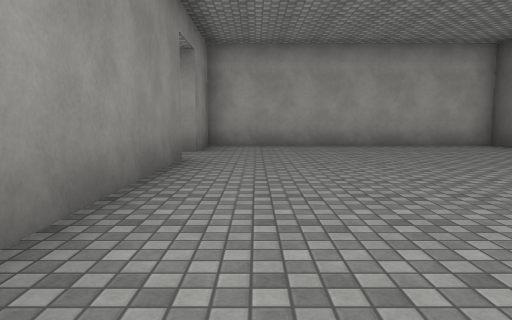
View 1 (above)

13 first-person views from a walk through a 3-D level made in the Unity game engine. The camera is 1.2 m above the floor, tilts 6° down and sees 70° across. The floor is counted in squares, 2 m on a side. Each view is taken from the middle of a square. On the plan, view 1 faces up. The plan holds only what a view shows up to about 10 squares ahead; the rest is blank. The place goes on beyond the plan. The player is left out. Surface patterns are stand-ins for the level's own textures.

View 2
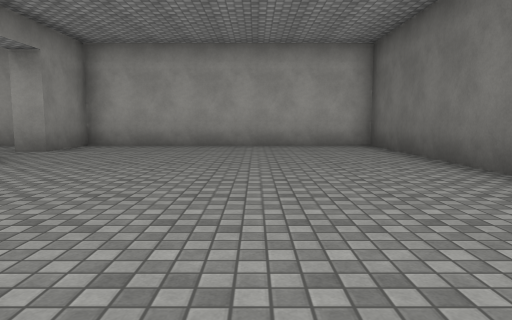

View 3
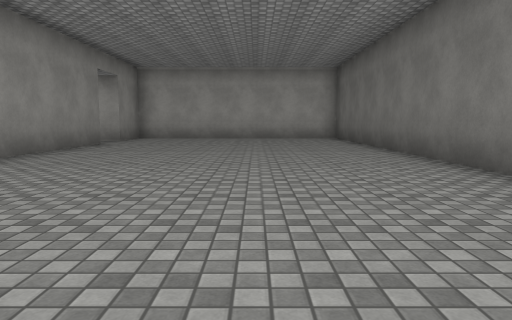

View 4
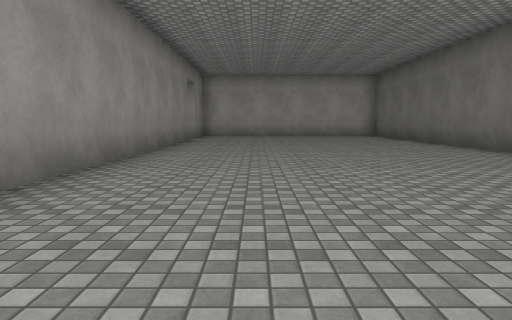

View 5
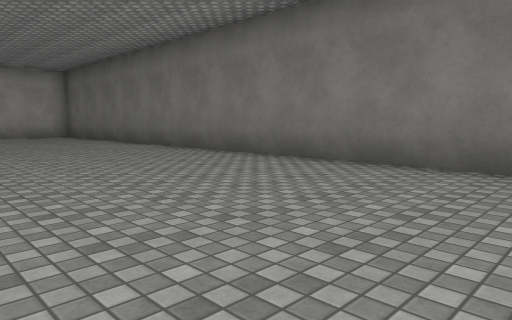

View 6
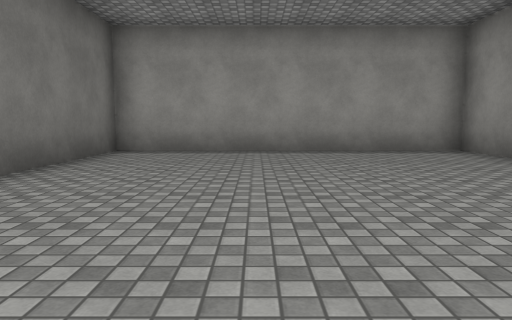

View 7
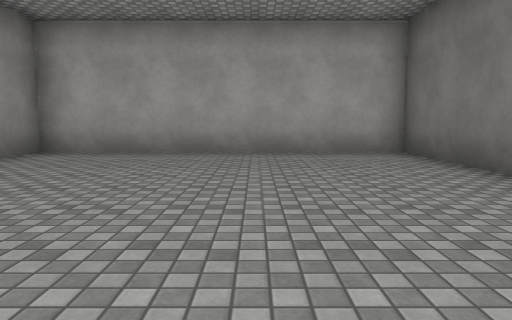

View 8
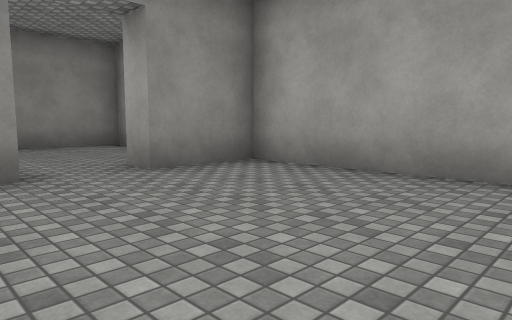

View 9
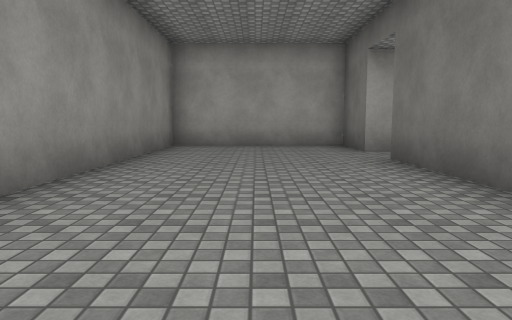

View 10
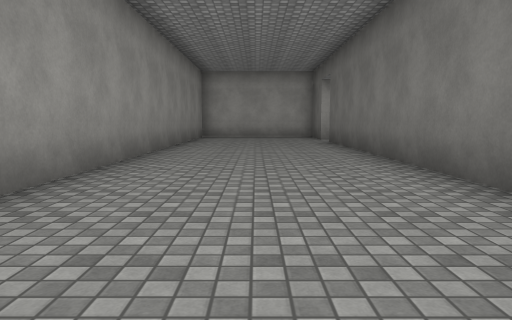

View 11
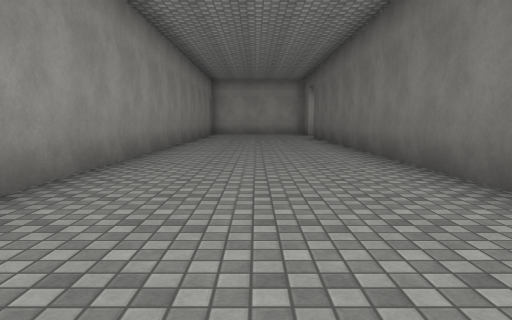

View 12
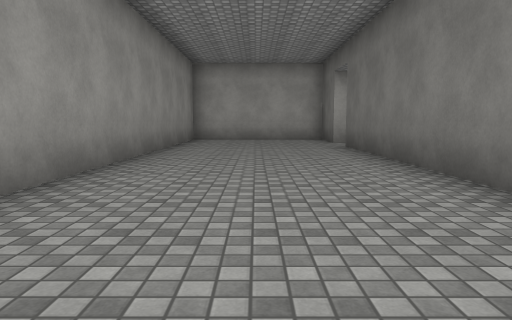

View 13
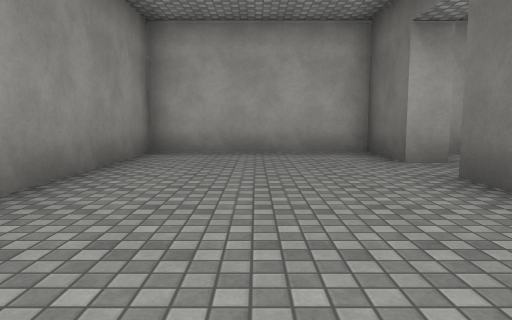

### Floor plan
Points are (right, up) in squares from view 1. A wall is a line through its corners. A room is listed if a view was taken in it or the views show most of it. See-through windows are left out.
Room 1 (views 1, 2, 3, 4, 5, 6, 7, 8)
walls: (-1.2, 6) (-1.2, -2.9); (-1.2, -5) (-1.2, -6.5) (5.9, -6.5) (5.9, 9.1) (-1.2, 9.1) (-1.2, 7.3) (-1.8, 7.3)
ways out: opening at (-2, 6.5) to room 2
Room 2 (views 9, 10, 11, 12, 13)
walls: (-1.8, -5) (-1.8, 6); (-1.8, 7.3) (-1.8, 9.1) (-6.1, 9.1) (-6.1, -5.1)
ways out: opening at (-2, 6.5) to room 1

Positions as (right, up) in squares from view 1, and headings:
1: (0, 0), facing up
2: (3, 0), facing up
3: (3, -4), facing up
4: (1, -6), facing up
5: (1, -6), facing up-right
6: (3, 1), facing down
7: (3, 2), facing up
8: (3, 5), facing up-left
9: (-4, 0), facing up
10: (-4, -5), facing up
11: (-4, -8), facing up
12: (-4, -3), facing up
13: (-4, 2), facing up
